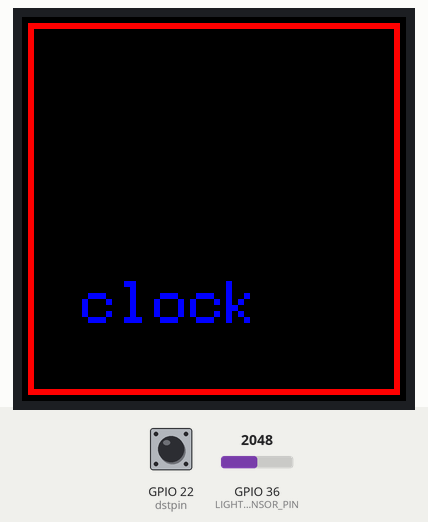
Simulated run of this sketch. Board: ESP32. Shown: 64×64 colour display. The test bench sets the inputs (shaded band); at power-on: GPIO 22 (dstpin) HIGH, GPIO 36 (LIGHT_SENSOR_PIN) = 2048. WiFi joins after 1.5 s; servers stay silent unless stated; the local clock reads 2024-03-15 10:24:30 at power-on unless the sketch sets it; random numbers use the default seed unless the sketch sets one; what the sketch prints to the serial monitor is not drawn.

Above: at 5.1 s.
At 8.1 s:
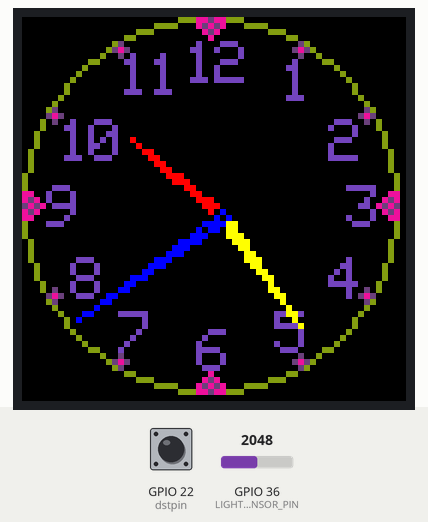
At 15.1 s:
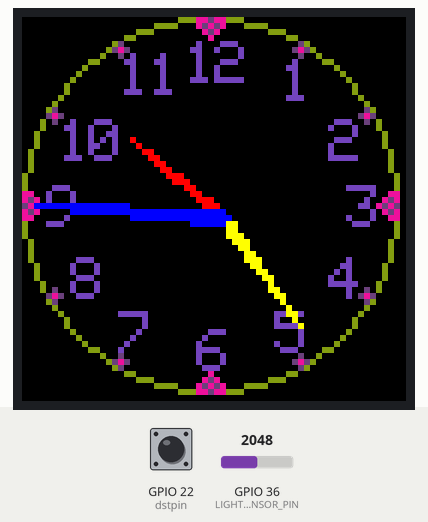
At 23.1 s:
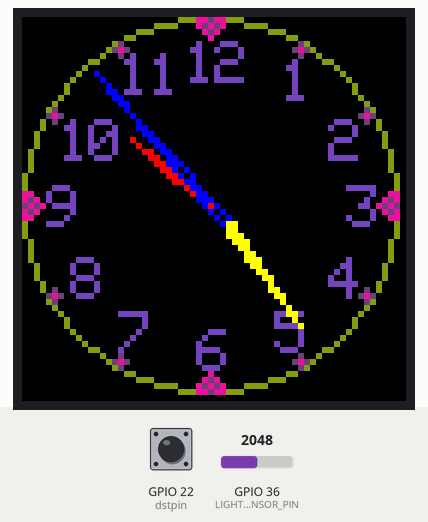
At 30.1 s:
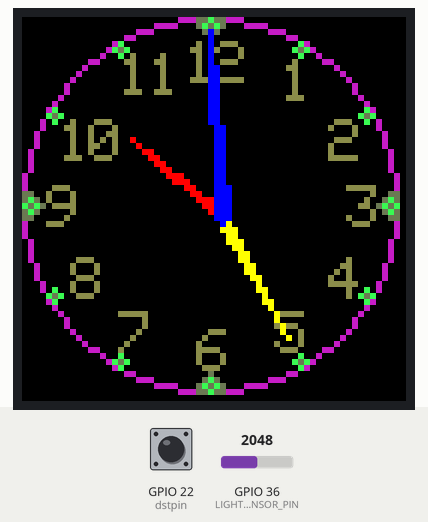
At 38.1 s:
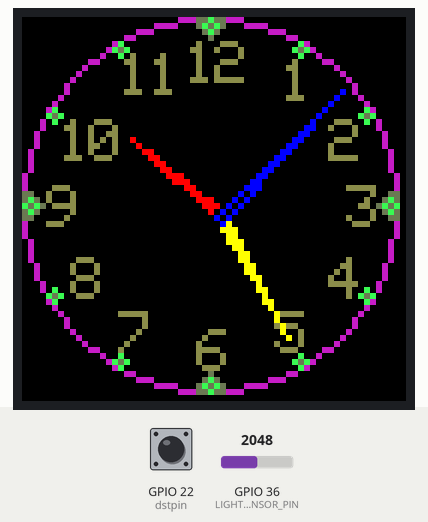

Measured:
- what the display in image 0 shows lasts 3.0 s, from 5.0 s to 8.0 s
- what the display in image 1 shows lasts 1.0 s, from 8.0 s to 9.0 s

The sketch:

Analog_Clock_NTP_2P4_or_2P5_niq_ro_1x1.ino
```cpp
/******************************************************************************
    -----------
    Steps to use
    -----------

    1) In the sketch (i.e. this example):

    - Set values for NUM_ROWS, NUM_COLS, PANEL_RES_X, PANEL_RES_Y, PANEL_CHAIN.
      There are comments beside them explaining what they are in more detail.
    - Other than where the matrix is defined and matrix.begin in the setup, you
      should now be using the virtual display for everything (drawing pixels, writing text etc).
       You can do a find and replace of all calls if it's an existing sketch
      (just make sure you don't replace the definition and the matrix.begin)
    - If the sketch makes use of MATRIX_HEIGHT or MATRIX_WIDTH, these will need to be
      replaced with the width and height of your virtual screen.
      Either make new defines and use that, or you can use virtualDisp.width() or .height()

    Thanks to:

    * Brian Lough for the original example as raised in this issue:
      https://github.com/mrfaptastic/ESP32-HUB75-MatrixPanel-I2S-DMA/issues/26

      YouTube: https://www.youtube.com/brianlough
      Tindie: https://www.tindie.com/stores/brianlough/
      Twitter: https://twitter.com/witnessmenow

    * Galaxy-Man for the kind donation of panels make/test that this is possible:
      https://github.com/Galaxy-Man

*****************************************************************************/


 /******************************************************************************
  * VIRTUAL DISPLAY / MATRIX PANEL CHAINING CONFIGURATION
  *
  * Note 1: If chaining from the top right to the left, and then S curving down
  *         then serpentine_chain = true and top_down_chain = true
  *         (these being the last two parameters of the virtualDisp(...) constructor.
  *
  * Note 2: If chaining starts from the bottom up, then top_down_chain = false.
  *
  * Note 3: By default, this library has serpentine_chain = true, that is, every
  *         second row has the panels 'upside down' (rotated 180), so the output
  *         pin of the row above is right above the input connector of the next
  *         row.

  Example 1 panel chaining:
  +-----------------+-----------------+-------------------+
  | 64x32px PANEL 3 | 64x32px PANEL 2 | 64x32px PANEL 1   |
  |        ------------   <--------   | ------------xx    |
  | [OUT]  |   [IN] | [OUT]      [IN] | [OUT]    [ESP IN] |
  +--------|--------+-----------------+-------------------+
  | 64x32px|PANEL 4 | 64x32px PANEL 5 | 64x32px PANEL 6   |
  |       \|/   ---------->           |  ----->           |
  | [IN]      [OUT] | [IN]      [OUT] | [IN]      [OUT]   |
  +-----------------+-----------------+-------------------+

  Example 1 configuration:

    #define PANEL_RES_X 64 // Number of pixels wide of each INDIVIDUAL panel module.
    #define PANEL_RES_Y 32 // Number of pixels tall of each INDIVIDUAL panel module.

    #define NUM_ROWS 2 // Number of rows of chained INDIVIDUAL PANELS
    #define NUM_COLS 3 // Number of INDIVIDUAL PANELS per ROW

    virtualDisp(dma_display, NUM_ROWS, NUM_COLS, PANEL_RES_X, PANEL_RES_Y, true, true);

    = 192x64 px virtual display, with the top left of panel 3 being pixel co-ord (0,0)

  ==========================================================

  Example 2 panel chaining:

  +-------------------+
  | 64x32px PANEL 1   |
  | ----------------- |
  | [OUT]    [ESP IN] |
  +-------------------+
  | 64x32px PANEL 2   |
  |                   |
  | [IN]      [OUT]   |
  +-------------------+
  | 64x32px PANEL 3   |
  |                   |
  | [OUT]      [IN]   |
  +-------------------+
  | 64x32px PANEL 4   |
  |                   |
  | [IN]      [OUT]   |
  +-------------------+

  Example 2 configuration:

    #define PANEL_RES_X 64 // Number of pixels wide of each INDIVIDUAL panel module.
    #define PANEL_RES_Y 32 // Number of pixels tall of each INDIVIDUAL panel module.

    #define NUM_ROWS 4 // Number of rows of chained INDIVIDUAL PANELS
    #define NUM_COLS 1 // Number of INDIVIDUAL PANELS per ROW

    virtualDisp(dma_display, NUM_ROWS, NUM_COLS, PANEL_RES_X, PANEL_RES_Y, true, true);

    virtualDisp(dma_display, NUM_ROWS, NUM_COLS, PANEL_RES_X, PANEL_RES_Y, true, true);

    = 128x64 px virtual display, with the top left of panel 1 being pixel co-ord (0,0)

  ==========================================================

  Example 3 panel chaining (bottom up):

  +-----------------+-----------------+
  | 64x32px PANEL 4 | 64x32px PANEL 3 |
  |             <----------           |
  | [OUT]      [IN] | [OUT]      [in] |
  +-----------------+-----------------+
  | 64x32px PANEL 1 | 64x32px PANEL 2 |
  |             ---------->           |
  | [ESP IN]  [OUT] | [IN]      [OUT] |
  +-----------------+-----------------+

  Example 1 configuration:

    #define PANEL_RES_X 64 // Number of pixels wide of each INDIVIDUAL panel module.
    #define PANEL_RES_Y 32 // Number of pixels tall of each INDIVIDUAL panel module.

    #define NUM_ROWS 2 // Number of rows of chained INDIVIDUAL PANELS
    #define NUM_COLS 2 // Number of INDIVIDUAL PANELS per ROW

    virtualDisp(dma_display, NUM_ROWS, NUM_COLS, PANEL_RES_X, PANEL_RES_Y, true, false);

    = 128x64 px virtual display, with the top left of panel 4 being pixel co-ord (0,0)

ver.0 - niq_ro simulated Analog Clock from https://github.com/bmzstore/Analog-Clock-NTP-ESP-32-With-Panel-LED-P3
        instead P3 64x64 display to 2 x P5 64x32 led display for Ady Sos
        clock personalised as https://nicuflorica.blogspot.com/search?q=ceas+analogic
ver.1 - niq_ro added wifi and NTP clock,
ver.1.x - Ady Sos added DST + brighthess control in 2 step with photoresistor as in articles: https://nicuflorica.blogspot.com/2022/12/ceas-analogic-ntp-pe-afisaj-p3-64x64-cu_22.html and https://esp32io.com/tutorials/esp32-light-sensor
ver.1.x.1 - niq_ro cleaned sketch + changed colors at every minutes
*/

#define PANEL_RES_X 64 // Number of pixels wide of each INDIVIDUAL panel module.
#define PANEL_RES_Y 32 // Number of pixels tall of each INDIVIDUAL panel module.

#define NUM_ROWS 2 // Number of rows of chained INDIVIDUAL PANELS
#define NUM_COLS 1 // Number of INDIVIDUAL PANELS per ROW
#define PANEL_CHAIN NUM_ROWS*NUM_COLS    // total number of panels chained one to another

int WIDTH1 = PANEL_RES_X * NUM_COLS;
int HEIGHT1 = PANEL_RES_Y * NUM_ROWS;
int CENTRE_X = (WIDTH1 / 2) - 1;
int CENTRE_Y = (HEIGHT1 / 2) - 1;
#define R_HOUR 17
#define R_MIN  25
#define R_SEC  29

// Change this to your needs, for details on VirtualPanel pls read the PDF!
#define SERPENT true
#define TOPDOWN false

// library includes
#include "WiFi.h"
#include <DS1307ESP.h>         // DS1307ESP Library: https://github.com/3tawi/DS1307ESP
#include <ESP32-VirtualMatrixPanel-I2S-DMA.h>  // https://github.com/mrfaptastic/ESP32-HUB75-MatrixPanel-DMA


// placeholder for the matrix object
MatrixPanel_I2S_DMA *dma_display = nullptr;

// placeholder for the virtual display object
VirtualMatrixPanel  *virtualDisp = nullptr;

DS1307ESP rtc;

char ssid[] = "niq_ro"; // Nama Wifi network
char pass[] = "0000000000"; // Password Wifi network
#define TZ (+2*60*60) // Timezone UTC+2

int ora;
int minut;
int secunda;
uint32_t lastTime;

// *dma_display = setBrightness8(255);
//byte luminozitate = 255;
//byte secunda;

#define LIGHT_SENSOR_PIN 36 // ESP32 pin GIOP36 (ADC0)
int analogValue = 127;

#define dstpin 22
byte dst = 0;
byte dst0 = 5;

int minut0 = 66;
byte pculr,pculg,pculb;  // hour's points colors
byte cculr,cculg,cculb;  // circle colors
byte nculr,nculg,nculb;  // number colors

/******************************************************************************
 * Setup!
 ******************************************************************************/
void setup() {

  delay(2000);
  Serial.begin(115200);
  Serial.println(""); Serial.println(""); Serial.println("");
  Serial.println("*****************************************************");
  Serial.println(" Analog Clock NTP on 2 x P5 64x32 led display !");
  Serial.println("*****************************************************");

  Serial.print("Attempting to connect to Network named: ");
  Serial.println(ssid);

  WiFi.begin(ssid, pass);
  while (WiFi.status() != WL_CONNECTED) {
    Serial.print(".");
    delay(1000);
  }
  Serial.println("");
  IPAddress ip = WiFi.localIP();
  Serial.print("IP Address: ");
  Serial.println(ip);

  //configTime(TZ, 0, "ntp.nict.jp", "ntp.jst.mfeed.ad.jp");
configTime(TZ + dst*3600, 0, "ntp.nict.jp", "ntp.jst.mfeed.ad.jp");

  //VirtualMatrixPanel.begin();
  delay(1000);
  /******************************************************************************
   * Create physical DMA panel class AND virtual (chained) display class.
   ******************************************************************************/

  /*
    The configuration for MatrixPanel_I2S_DMA object is held in HUB75_I2S_CFG structure,
    All options has it's predefined default values. So we can create a new structure and redefine only the options we need

	Please refer to the '2_PatternPlasma.ino' example for detailed example of how to use the MatrixPanel_I2S_DMA configuration
  */

  HUB75_I2S_CFG mxconfig(
                PANEL_RES_X,   // module width
                PANEL_RES_Y,   // module height
                PANEL_CHAIN    // chain length
  );

  //mxconfig.driver = HUB75_I2S_CFG::FM6126A;     // in case that we use panels based on FM6126A chip, we can set it here before creating MatrixPanel_I2S_DMA object

  // Sanity checks
  if (NUM_ROWS <= 1) {
    Serial.println(F("There is no reason to use the VirtualDisplay class for a single horizontal chain and row!"));
  }

  // OK, now we can create our matrix object
  dma_display = new MatrixPanel_I2S_DMA(mxconfig);

  // let's adjust default brightness to about 75%
  dma_display->setBrightness8(255);    // range is 0-255, 0 - 0%, 255 - 100%

  // Allocate memory and start DMA display
  if( not dma_display->begin() )
      Serial.println("****** !KABOOM! I2S memory allocation failed ***********");

  // create VirtualDisplay object based on our newly created dma_display object
  virtualDisp = new VirtualMatrixPanel((*dma_display), NUM_ROWS, NUM_COLS, PANEL_RES_X, PANEL_RES_Y, SERPENT, TOPDOWN);

  Serial.println("Chain of 64x32 panels for this example:");
  Serial.println("+--------+---------+");
  Serial.println("|   4    |    3    |");
  Serial.println("|        |         |");
  Serial.println("+--------+---------+");
  Serial.println("|   1    |    2    |");
  Serial.println("| (ESP)  |         |");
  Serial.println("+--------+---------+");

//   virtualDisp->setFont(&FreeSansBold12pt7b);
   virtualDisp->setTextColor(virtualDisp->color565(0, 0, 255));
   virtualDisp->setTextSize(1);
   virtualDisp->setCursor(10, virtualDisp->height()-20);

   // Red text inside red rect (2 pix in from edge)
   virtualDisp->print("clock");
   virtualDisp->drawRect(1,1, virtualDisp->width()-2, virtualDisp->height()-2, virtualDisp->color565(255,0,0));

delay(3000);
  virtualDisp->fillScreen(virtualDisp->color444(0, 0, 0));  // clear the display

ora = 2;  // random (0,12);
minut = 22;  // random (0,60);
secunda = 0; //random (0,60);
}

void loop() {
  if (WiFi.status() != WL_CONNECTED)
    ESP.restart();
analogValue = analogRead(LIGHT_SENSOR_PIN);  // reads the input on analog pin (value between 0 and 4095)
if (analogValue < 800)
   dma_display->setBrightness8(127);  // low brightness
if (analogValue > 850)
   dma_display->setBrightness8(255);  // high brightness

if (digitalRead(dstpin) == LOW)
   dst = 0;
else
   dst = 1;

if (dst0 != dst)
{
 configTime(TZ + dst*3600, 0, "ntp.nict.jp", "ntp.jst.mfeed.ad.jp");
}
dst0  = dst;

drawtime();

delay(1000);

} // end loop

void drawtime()
{
  time_t t;
  static time_t last_t;
  struct tm *tm;
  t = time(NULL);
  if (last_t == t) return;
  last_t = t;
  tm = localtime(&t);

            double radians;
            int x;
            int y;
            char jam[9];
            char menit[9];
            int j = 0;
            rtc.DSread();
            ora = tm->tm_hour;
            minut = tm->tm_min;
            secunda = tm->tm_sec;
            if (ora > 12)
                ora -= 12;
 //   if (tm->tm_sec == 0)

         virtualDisp->fillScreen(virtualDisp->color444(0, 0, 0));  // clear the display

if (minut0 != minut)
{
  // colors for hour's points
 pculr = random(255);
 pculg = random(255);
 pculb = random(255);

  // colors for circle
 cculr = random(255);
 cculg = random(255);
 cculb = random(255);

  // colors for numbers
 nculr = random(255);
 nculg = random(255);
 nculb = random(255);

 minut0 = minut;
}


         virtualDisp->drawCircle(CENTRE_X, CENTRE_Y, 31, virtualDisp->color444(cculr,cculg,cculb));  // draw a greencircle

            // big sign at 9 a'clock
            virtualDisp->drawLine(0,29, virtualDisp->width()-64, virtualDisp->height()-31, virtualDisp->color565(pculr,pculg,pculb));
            virtualDisp->drawLine(1,29, virtualDisp->width()-63, virtualDisp->height()-31, virtualDisp->color565(pculr,pculg,pculb));
            virtualDisp->drawLine(2,30, virtualDisp->width()-62, virtualDisp->height()-32, virtualDisp->color565(pculr,pculg,pculb));
            virtualDisp->drawPixelRGB888(3, 31, pculr,pculg,pculb);

            // big sign at 3 a'clock
            virtualDisp->drawLine(62,29, virtualDisp->width()-2, virtualDisp->height()-31, virtualDisp->color565(pculr,pculg,pculb));
            virtualDisp->drawLine(61,29, virtualDisp->width()-3, virtualDisp->height()-31, virtualDisp->color565(pculr,pculg,pculb));
            virtualDisp->drawLine(60,30, virtualDisp->width()-4, virtualDisp->height()-32, virtualDisp->color565(pculr,pculg,pculb));
            virtualDisp->drawPixelRGB888(59, 31, pculr,pculg,pculb);


            // big sign at  12 a'clock
            virtualDisp->drawLine(29,0, virtualDisp->width()-31, virtualDisp->height()-64, virtualDisp->color565(pculr,pculg,pculb));
            virtualDisp->drawLine(29,1, virtualDisp->width()-31, virtualDisp->height()-63, virtualDisp->color565(pculr,pculg,pculb));
            virtualDisp->drawLine(30,2, virtualDisp->width()-32, virtualDisp->height()-62, virtualDisp->color565(pculr,pculg,pculb));
            virtualDisp->drawPixelRGB888(31, 3, pculr,pculg,pculb);


            // big sign at 6 a'clock
            virtualDisp->drawLine(29,62, virtualDisp->width()-31, virtualDisp->height()-2, virtualDisp->color565(pculr,pculg,pculb));
            virtualDisp->drawLine(29,61, virtualDisp->width()-31, virtualDisp->height()-3, virtualDisp->color565(pculr,pculg,pculb));
            virtualDisp->drawLine(30,60, virtualDisp->width()-32, virtualDisp->height()-4, virtualDisp->color565(pculr,pculg,pculb));
            virtualDisp->drawPixelRGB888(31, 59, pculr,pculg,pculb);

           virtualDisp->setTextColor(virtualDisp->color565(nculr,nculg,nculb));
           virtualDisp->setTextSize(1);

            //hour: 1
            virtualDisp->setCursor(43, virtualDisp->height()-57); // 63-x+3
            virtualDisp->print("1");

            //hour: 2
            virtualDisp->setCursor(51, virtualDisp->height()-47);
            virtualDisp->print("2");

            //hour: 3
            virtualDisp->setCursor(54, virtualDisp->height()-36);
            virtualDisp->print("3");

            //hour: 4
            virtualDisp->setCursor(51, virtualDisp->height()-24);
            virtualDisp->print("4");

            //hour: 5
            virtualDisp->setCursor(42, virtualDisp->height()-15);
            virtualDisp->print("5");

            //hour: 6
            virtualDisp->setCursor(29, virtualDisp->height()-12);
            virtualDisp->print("6");

            //hour: 7
            virtualDisp->setCursor(16, virtualDisp->height()-15);
            virtualDisp->print("7");

            //hour: 8
            virtualDisp->setCursor(8, virtualDisp->height()-24);
            virtualDisp->print("8");

            //hour: 9
            virtualDisp->setCursor(4, virtualDisp->height()-36);
            virtualDisp->print("9");

            //hour: 10
            virtualDisp->setCursor(6, virtualDisp->height()-47);
            virtualDisp->print("1");
            virtualDisp->setCursor(11, virtualDisp->height()-47);
            virtualDisp->print("0");

            //hour: 11
            virtualDisp->setCursor(16, virtualDisp->height()-58);
            virtualDisp->print("1");
            virtualDisp->setCursor(21, virtualDisp->height()-58);
            virtualDisp->print("1");

            //hour: 12
            virtualDisp->setCursor(27, virtualDisp->height()-60);
            virtualDisp->print("1");
            virtualDisp->setCursor(32, virtualDisp->height()-60);
            virtualDisp->print("2");


           for (int i = 0; i < 60; i+=5) // hour points
           {
            radians = (90.0F - (i * 6.0F)) * M_PI / 180.0;
            x = round(CENTRE_X + 30 * cos(radians));
            y = round(CENTRE_Y - 30 * sin(radians));
            virtualDisp->drawCircle(x, y, 1, virtualDisp->color444(pculr,pculg,pculb));  // draw a minicircle
            virtualDisp->drawPixelRGB888(x, y, pculr,pculg,pculb);
            }


           // hour
            radians = (90.0F - ((ora * 30.0F) + ((minut * 29.0F) / 60.0F))) * M_PI / 180.0F;
            x = round(CENTRE_X + R_HOUR * cos(radians));
            y = round(CENTRE_Y - R_HOUR * sin(radians));

   virtualDisp->drawLine(x,y, virtualDisp->width()-CENTRE_X, virtualDisp->height()-CENTRE_Y-1, virtualDisp->color565(255,0,0));  // red line from center to hour
   virtualDisp->drawLine(x,y, virtualDisp->width()-CENTRE_X, virtualDisp->height()-CENTRE_Y+1, virtualDisp->color565(255,0,0));  // red line from center to hour
   virtualDisp->drawLine(x,y, virtualDisp->width()-CENTRE_X-1, virtualDisp->height()-CENTRE_Y, virtualDisp->color565(255,0,0));  // red line from center to hour
   virtualDisp->drawLine(x,y, virtualDisp->width()-CENTRE_X+1, virtualDisp->height()-CENTRE_Y, virtualDisp->color565(255,0,0));  // red line from center to hour

            // minute
            radians = (90.0F - (minut * 6.0F)) * M_PI / 180.0;
            x = round(CENTRE_X + R_MIN * cos(radians));
            y = round(CENTRE_Y - R_MIN * sin(radians));

   virtualDisp->drawLine(x,y, virtualDisp->width()-CENTRE_X, virtualDisp->height()-CENTRE_Y-1, virtualDisp->color565(255,255,0));  // yellow line from center to hour
   virtualDisp->drawLine(x,y, virtualDisp->width()-CENTRE_X, virtualDisp->height()-CENTRE_Y+1, virtualDisp->color565(255,255,0));  // yellow line from center to hour
   virtualDisp->drawLine(x,y, virtualDisp->width()-CENTRE_X-1, virtualDisp->height()-CENTRE_Y, virtualDisp->color565(255,255,0));  // yellow line from center to hour
   virtualDisp->drawLine(x,y, virtualDisp->width()-CENTRE_X+1, virtualDisp->height()-CENTRE_Y, virtualDisp->color565(255,255,0));  // yellow line from center to hour


            // second
            radians = (90.0F - ((float)secunda * 6.0F)) * M_PI / 180.0F;
            x = round(CENTRE_X + R_SEC * cos(radians));
            y = round(CENTRE_Y - R_SEC * sin(radians));

   virtualDisp->drawLine(x,y, virtualDisp->width()-CENTRE_X, virtualDisp->height()-CENTRE_Y-1, virtualDisp->color565(0,0,255));  // blue line from center to hour
   virtualDisp->drawLine(x,y, virtualDisp->width()-CENTRE_X, virtualDisp->height()-CENTRE_Y+1, virtualDisp->color565(0,0,255));  // blue line from center to hour
   virtualDisp->drawLine(x,y, virtualDisp->width()-CENTRE_X-1, virtualDisp->height()-CENTRE_Y, virtualDisp->color565(0,0,255));  // blue line from center to hour
   virtualDisp->drawLine(x,y, virtualDisp->width()-CENTRE_X+1, virtualDisp->height()-CENTRE_Y, virtualDisp->color565(0,0,255));  // blue line from center to hour
}
```
